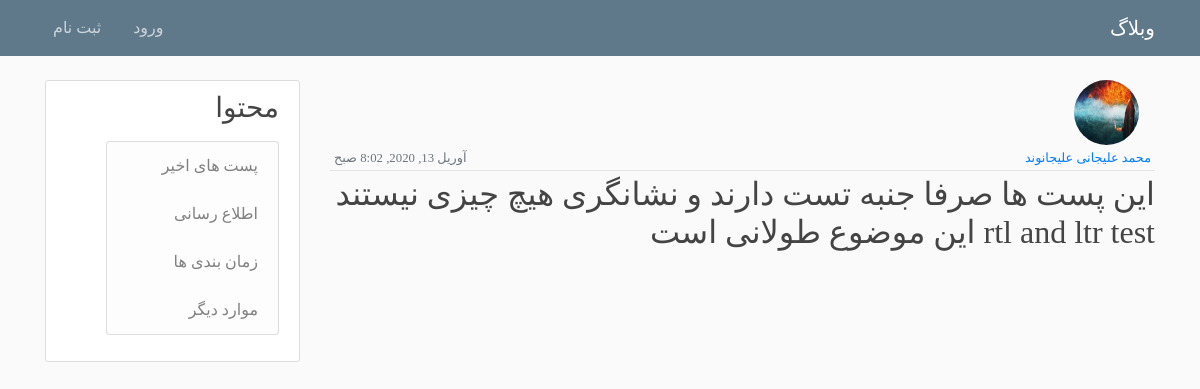
Page /post/21/ on the earlier database version.
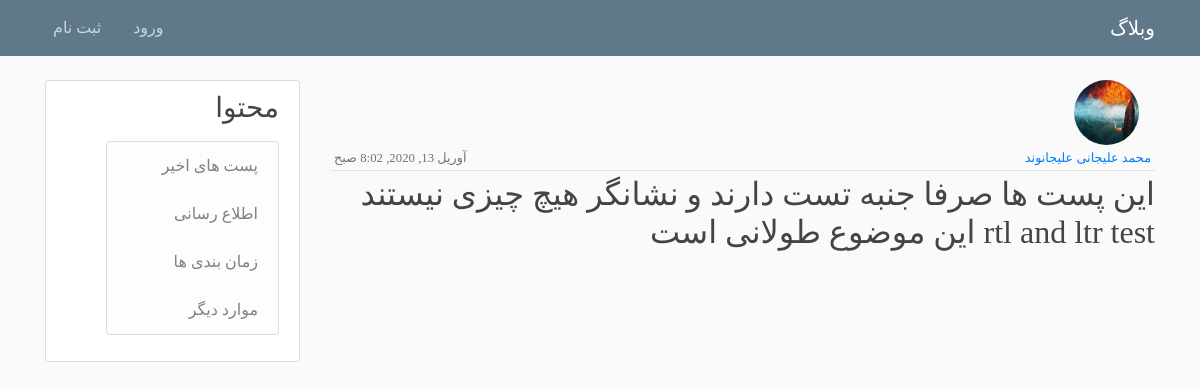
Same page on the later database version.
### blog/models.py (models this page shows, shortened)
class Post(models.Model):
    author = models.ForeignKey(User, on_delete=models.CASCADE)
    title = models.CharField(max_length=200)
    content = ckeditor.RichTextField()
    date_posted = models.DateTimeField(default=timezone.now)

### users/models.py (models this page shows, shortened)
class Profile(models.Model):
    user = models.OneToOneField(User, on_delete=models.CASCADE)
    image = models.ImageField(default='default.jpg', upload_to='profile_pics')

### blog/views.py (the view)
# urls.py: path('post/<int:pk>/', views.PostDetailView.as_view(), name='detail'),
class PostDetailView(DetailView):
    model = Post
    template_name = 'blog/detail.html'

### blog/templates/blog/detail.html (shortened to what this page needs)
{% extends "blog/base.html" %}
{% load jformat %}
{% block content %}
<img src="{{ object.author.profile.image.url }}" alt="نمایه" class="rounded-circle article-img">
<div class="media-body">
    <div class="article-metadata">
        <small class="m-1 text-muted">
            <a href="{% url 'blog:profile' object.author.username %}">
                {% if object.author.first_name %}
                {{ object.author.first_name }}
                {% else %}
                {{ object.author }}
                {% endif %}
            </a>
        </small>
        <small class="m-1 text-muted float-left">{{ object.date_posted|jformat:"%B %d, %Y" }}</small>
    </div>
    <h2 class="article-title">{{ object.title }}</h2>
</div>
{% endblock content %}

Differences in the rows shown:
changed Post "محمد علیجانی علیجانوند": title "این پست ها صرفا جنبه تست دارند و نشانگری هیچ چیزی نیستند rtl and ltr test این موضوع طولانی است" → "این پست ها صرفا جنبه تست دارند و نشانگر هیچ چیزی نیستند rtl and ltr test این موضوع طولانی است"
